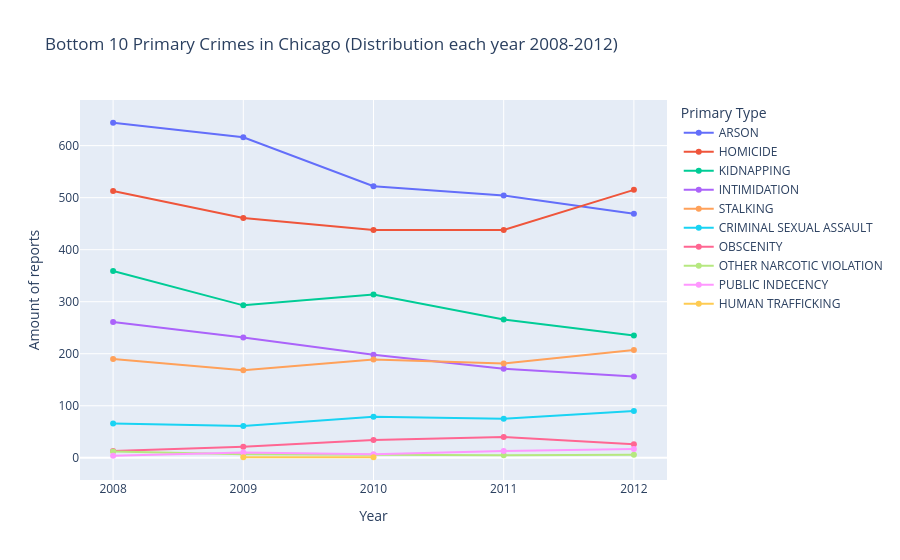

Source (notebook cell):
### Code cell
fig = px.line(
    chicago_crime_2008_to_2012_bottom10_primary_df,
    x="Year",
    y="Amount of reports",
    color = "Primary Type",
    markers = True,
    category_orders={"Year": [2008, 2009, 2010, 2011, 2012]},
    title="Bottom 10 Primary Crimes in Chicago (Distribution each year 2008-2012)")
fig.update_xaxes(type="category")
fig.show()

### Figure 1 — Plotly figure (JSON) as saved in the notebook; plotly's stock layout.template omitted (floating-point values rounded to 4 significant figures)
{"data": [{"hovertemplate": "Primary Type=ARSON<br>Year=%{x}<br>Amount of reports=%{y}<extra></extra>", "legendgroup": "ARSON", "line": {"color": "#636efa", "dash": "solid"}, "marker": {"symbol": "circle"}, "mode": "lines+markers", "name": "ARSON", "orientation": "v", "showlegend": true, "type": "scatter", "x": [2008, 2009, 2010, 2011, 2012], "xaxis": "x", "y": [644, 616, 522, 504, 469], "yaxis": "y"}, {"hovertemplate": "Primary Type=HOMICIDE<br>Year=%{x}<br>Amount of reports=%{y}<extra></extra>", "legendgroup": "HOMICIDE", "line": {"color": "#EF553B", "dash": "solid"}, "marker": {"symbol": "circle"}, "mode": "lines+markers", "name": "HOMICIDE", "orientation": "v", "showlegend": true, "type": "scatter", "x": [2008, 2009, 2010, 2011, 2012], "xaxis": "x", "y": [513, 461, 438, 438, 515], "yaxis": "y"}, {"hovertemplate": "Primary Type=KIDNAPPING<br>Year=%{x}<br>Amount of reports=%{y}<extra></extra>", "legendgroup": "KIDNAPPING", "line": {"color": "#00cc96", "dash": "solid"}, "marker": {"symbol": "circle"}, "mode": "lines+markers", "name": "KIDNAPPING", "orientation": "v", "showlegend": true, "type": "scatter", "x": [2008, 2009, 2010, 2011, 2012], "xaxis": "x", "y": [359, 293, 314, 266, 235], "yaxis": "y"}, {"hovertemplate": "Primary Type=INTIMIDATION<br>Year=%{x}<br>Amount of reports=%{y}<extra></extra>", "legendgroup": "INTIMIDATION", "line": {"color": "#ab63fa", "dash": "solid"}, "marker": {"symbol": "circle"}, "mode": "lines+markers", "name": "INTIMIDATION", "orientation": "v", "showlegend": true, "type": "scatter", "x": [2008, 2009, 2010, 2011, 2012], "xaxis": "x", "y": [261, 231, 198, 171, 156], "yaxis": "y"}, {"hovertemplate": "Primary Type=STALKING<br>Year=%{x}<br>Amount of reports=%{y}<extra></extra>", "legendgroup": "STALKING", "line": {"color": "#FFA15A", "dash": "solid"}, "marker": {"symbol": "circle"}, "mode": "lines+markers", "name": "STALKING", "orientation": "v", "showlegend": true, "type": "scatter", "x": [2008, 2009, 2010, 2011, 2012], "xaxis": "x", "y": [190, 168, 189, 181, 207], "yaxis": "y"}, {"hovertemplate": "Primary Type=CRIMINAL SEXUAL ASSAULT<br>Year=%{x}<br>Amount of reports=%{y}<extra></extra>", "legendgroup": "CRIMINAL SEXUAL ASSAULT", "line": {"color": "#19d3f3", "dash": "solid"}, "marker": {"symbol": "circle"}, "mode": "lines+markers", "name": "CRIMINAL SEXUAL ASSAULT", "orientation": "v", "showlegend": true, "type": "scatter", "x": [2008, 2009, 2010, 2011, 2012], "xaxis": "x", "y": [66, 61, 79, 75, 90], "yaxis": "y"}, {"hovertemplate": "Primary Type=OBSCENITY<br>Year=%{x}<br>Amount of reports=%{y}<extra></extra>", "legendgroup": "OBSCENITY", "line": {"color": "#FF6692", "dash": "solid"}, "marker": {"symbol": "circle"}, "mode": "lines+markers", "name": "OBSCENITY", "orientation": "v", "showlegend": true, "type": "scatter", "x": [2008, 2009, 2010, 2011, 2012], "xaxis": "x", "y": [13, 21, 34, 40, 26], "yaxis": "y"}, {"hovertemplate": "Primary Type=OTHER NARCOTIC VIOLATION<br>Year=%{x}<br>Amount of reports=%{y}<extra></extra>", "legendgroup": "OTHER NARCOTIC VIOLATION", "line": {"color": "#B6E880", "dash": "solid"}, "marker": {"symbol": "circle"}, "mode": "lines+markers", "name": "OTHER NARCOTIC VIOLATION", "orientation": "v", "showlegend": true, "type": "scatter", "x": [2008, 2009, 2010, 2011, 2012], "xaxis": "x", "y": [12, 7, 6, 5, 6], "yaxis": "y"}, {"hovertemplate": "Primary Type=PUBLIC INDECENCY<br>Year=%{x}<br>Amount of reports=%{y}<extra></extra>", "legendgroup": "PUBLIC INDECENCY", "line": {"color": "#FF97FF", "dash": "solid"}, "marker": {"symbol": "circle"}, "mode": "lines+markers", "name": "PUBLIC INDECENCY", "orientation": "v", "showlegend": true, "type": "scatter", "x": [2008, 2009, 2010, 2011, 2012], "xaxis": "x", "y": [4, 10, 7, 13, 17], "yaxis": "y"}, {"hovertemplate": "Primary Type=HUMAN TRAFFICKING<br>Year=%{x}<br>Amount of reports=%{y}<extra></extra>", "legendgroup": "HUMAN TRAFFICKING", "line": {"color": "#FECB52", "dash": "solid"}, "marker": {"symbol": "circle"}, "mode": "lines+markers", "name": "HUMAN TRAFFICKING", "orientation": "v", "showlegend": true, "type": "scatter", "x": [2009, 2010], "xaxis": "x", "y": [1, 1], "yaxis": "y"}], "layout": {"legend": {"title": {"text": "Primary Type"}, "tracegroupgap": 0}, "title": {"text": "Bottom 10 Primary Crimes in Chicago (Distribution each year 2008-2012)"}, "xaxis": {"anchor": "y", "categoryarray": [2008, 2009, 2010, 2011, 2012], "categoryorder": "array", "domain": [0, 1], "title": {"text": "Year"}, "type": "category"}, "yaxis": {"anchor": "x", "domain": [0, 1], "title": {"text": "Amount of reports"}}}}
